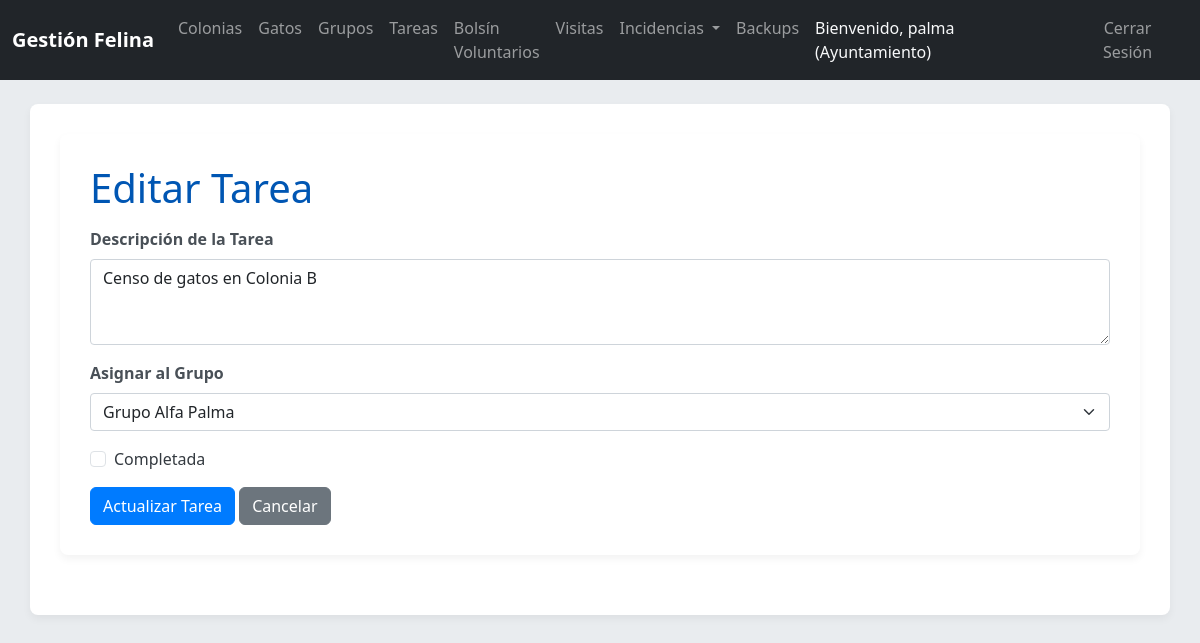
Screenshot of /index.php/trabajos/edit?id=2 (signed in) with the database file from the repository.
### tables this page shows
CREATE TABLE `Trabajo` (
  `idTrabajo` int(11) NOT NULL AUTO_INCREMENT,
  `descripcionTrabajo` text NOT NULL,
  `completado` tinyint(1) NOT NULL DEFAULT 0,
  `idAyuntamiento` int(11) NOT NULL,
  `idGrupo` int(11) NOT NULL,
  PRIMARY KEY (`idTrabajo`),
  KEY `idAyuntamiento` (`idAyuntamiento`),
  KEY `idGrupo` (`idGrupo`),
  CONSTRAINT `Trabajo_ibfk_1` FOREIGN KEY (`idAyuntamiento`) REFERENCES `Ayuntamiento` (`idAyuntamiento`) ON DELETE CASCADE,
  CONSTRAINT `Trabajo_ibfk_2` FOREIGN KEY (`idGrupo`) REFERENCES `Grupo` (`idGrupo`) ON DELETE CASCADE
);

CREATE TABLE `Grupo` (
  `idGrupo` int(11) NOT NULL AUTO_INCREMENT,
  `nombreGrupo` varchar(50) NOT NULL,
  `idAyuntamiento` int(11) NOT NULL,
  PRIMARY KEY (`idGrupo`),
  KEY `idAyuntamiento` (`idAyuntamiento`),
  CONSTRAINT `Grupo_ibfk_1` FOREIGN KEY (`idAyuntamiento`) REFERENCES `Ayuntamiento` (`idAyuntamiento`) ON DELETE CASCADE
);

### controllers/TrabajoController.php (called while the page is built, shortened)
<?php
class TrabajoController {
    private $trabajoModel;
    private $grupoModel;
    public function __construct() {
        $this->trabajoModel = new Trabajo();
        $this->grupoModel = new Grupo();
    }
    public function edit() {
        $idTrabajo = $_GET['id'] ?? null;
        $trabajo = $this->trabajoModel->getByIdWithDetails($idTrabajo);
        $grupo = $this->grupoModel->getByIdWithDetails($trabajo->idGrupo);
        $idAyuntamiento = $_SESSION['ayuntamiento_id'];
        $grupos = $this->grupoModel->getAllByAyuntamiento($idAyuntamiento);
        require_once __DIR__ . '/../views/trabajos/form.php';
    }
}

### config/database.php (called while the page is built, shortened)
<?php
class Database {
    private static $host = 'localhost';
    private static $db_name = 'gatos_mallorca';
    private static $username = 'root';
    private static $password = '';
    private static $conn;
    public static function getConnection() {
        if (self::$conn === null) {
            try {
                self::$conn = new PDO("mysql:host=" . self::$host . ";dbname=" . self::$db_name, self::$username, self::$password);
                self::$conn->setAttribute(PDO::ATTR_ERRMODE, PDO::ERRMODE_EXCEPTION);
                self::$conn->exec("set names utf8");
            } catch(PDOException $exception) {
                echo "Error de conexión a la base de datos: " . $exception->getMessage();
                exit();
            }
        }
        return self::$conn;
    }
}
?>

### models/Trabajo.php (called while the page is built, shortened)
<?php
class Trabajo extends BaseModel {
    protected $table_name = 'Trabajo';
    public function getByIdWithDetails($idTrabajo) {
        $query = "SELECT * FROM " . $this->table_name . " WHERE idTrabajo = :idTrabajo";
        return $this->executeQuery($query, [':idTrabajo' => $idTrabajo], false);
    }
}

### models/BaseModel.php (called while the page is built, shortened)
<?php
class BaseModel {
    protected $conn;
    public function __construct() {
        $this->conn = Database::getConnection();
    }
    protected function executeQuery($query, $params = [], $fetch_all = true) {
        $stmt = $this->conn->prepare($query);
        foreach ($params as $key => $value) {
            $stmt->bindValue($key, $value);
        }
        $stmt->execute();
        if ($fetch_all) {
            return $stmt->fetchAll(PDO::FETCH_OBJ);
        }
        return $stmt->fetch(PDO::FETCH_OBJ);
    }
}
?>

### models/Grupo.php (called while the page is built, shortened)
<?php
class Grupo extends BaseModel {
    protected $table_name = 'Grupo';
    public function getAllByAyuntamiento($idAyuntamiento) {
        $query = "SELECT * FROM " . $this->table_name . " WHERE idAyuntamiento = :idAyuntamiento ORDER BY nombreGrupo ASC";
        return $this->executeQuery($query, [':idAyuntamiento' => $idAyuntamiento]);
    }
    public function getByIdWithDetails($idGrupo) {
        $query = "
            SELECT
                g.idGrupo,
                g.nombreGrupo,
                g.idAyuntamiento,
                a.nombreLocalidad AS ayuntamiento_nombre
            FROM
                Grupo g
            JOIN
                Ayuntamiento a ON g.idAyuntamiento = a.idAyuntamiento
            WHERE
                g.idGrupo = :idGrupo
            LIMIT 0,1
        ";
        return $this->executeQuery($query, [':idGrupo' => $idGrupo], false);
    }
}

### views/trabajos/form.php (the view, shortened to what this page needs)
<?php require_once __DIR__ . '/../partials/header.php'; ?>
<div class="container">
    <h1><?php echo isset($trabajo->idTrabajo) ? 'Editar' : 'Asignar'; ?> Tarea</h1>
    <form action="<?php echo isset($trabajo->idTrabajo) ? url('trabajos/update') : url('trabajos/store'); ?>" method="POST">
        <div class="mb-3">
            <label for="descripcionTrabajo" class="form-label">Descripción de la Tarea</label>
            <textarea class="form-control" id="descripcionTrabajo" name="descripcionTrabajo" rows="3" required><?php echo htmlspecialchars($trabajo->descripcionTrabajo ?? ''); ?></textarea>
        </div>
        <div class="mb-3">
            <label for="idGrupo" class="form-label">Asignar al Grupo</label>
            <select class="form-select" id="idGrupo" name="idGrupo" required>
                <?php foreach ($grupos as $grupo): ?>
                    <option value="<?php echo htmlspecialchars($grupo->idGrupo); ?>" <?php echo (isset($trabajo->idGrupo) && $trabajo->idGrupo == $grupo->idGrupo) ? 'selected' : ''; ?>>
                        <?php echo htmlspecialchars($grupo->nombreGrupo); ?>
                    </option>
                <?php endforeach; ?>
            </select>
        </div>
        <?php if (isset($trabajo->idTrabajo)): ?>
            <div class="mb-3 form-check">
                <input type="checkbox" class="form-check-input" id="completado" name="completado" value="1" <?php echo (isset($trabajo->completado) && $trabajo->completado) ? 'checked' : ''; ?>>
                <label class="form-check-label" for="completado">Completada</label>
            </div>
        <?php endif; ?>
        <button type="submit" class="btn btn-primary"><?php echo isset($trabajo->idTrabajo) ? 'Actualizar' : 'Guardar'; ?> Tarea</button>
        <a href="<?php echo url('trabajos'); ?>" class="btn btn-secondary">Cancelar</a>
    </form>
</div>
<?php require_once __DIR__ . '/../partials/footer.php'; ?>

### public/css/style.css (style rules this page uses)
body { font-family: 'Segoe UI', Tahoma, Geneva, Verdana, sans-serif; background-color: #e9ecef; color: #343a40; }
.container { background-color: #ffffff; padding: 30px; border-radius: 8px; box-shadow: 0 4px 8px rgba(0,0,0,0.05); margin-bottom: 30px; }
h1, h2, h3, h4, h5, h6 { color: #0056b3; margin-bottom: 15px; }
.btn-primary { background-color: #007bff; border-color: #007bff; }
.form-label { font-weight: 600; color: #495057; }
.form-control, .form-select { border-radius: 0.25rem; border: 1px solid #ced4da; padding: 0.375rem 0.75rem; }

### rows the page displays
trabajo: descripcionTrabajo "Censo de gatos en Colonia B", idGrupo "Grupo Alfa Palma"

### other values shown
$_SESSION['username'] "palma"
$_SESSION['user_type'] "Ayuntamiento"
